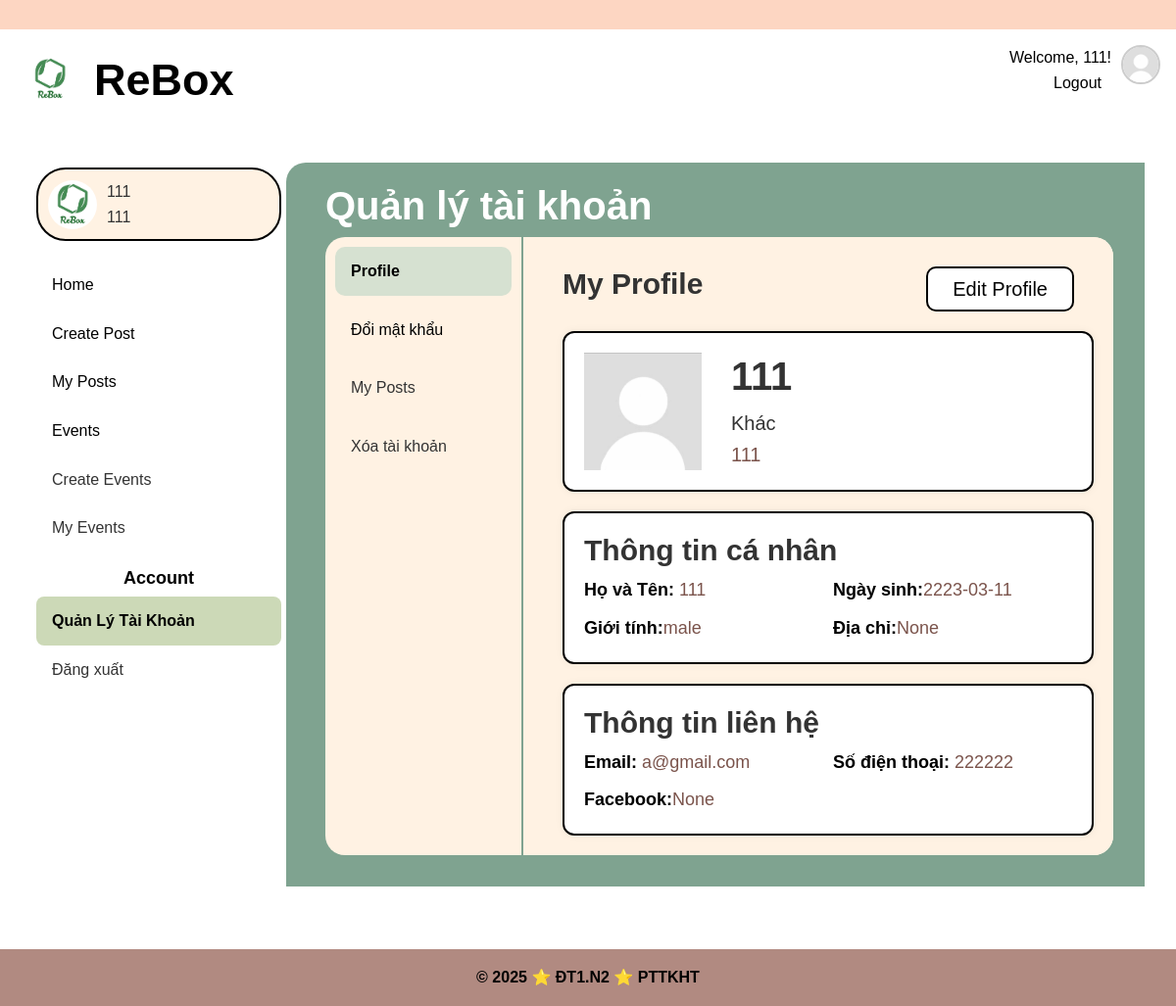
The page /account/profile (signed in) on the database as committed earlier.
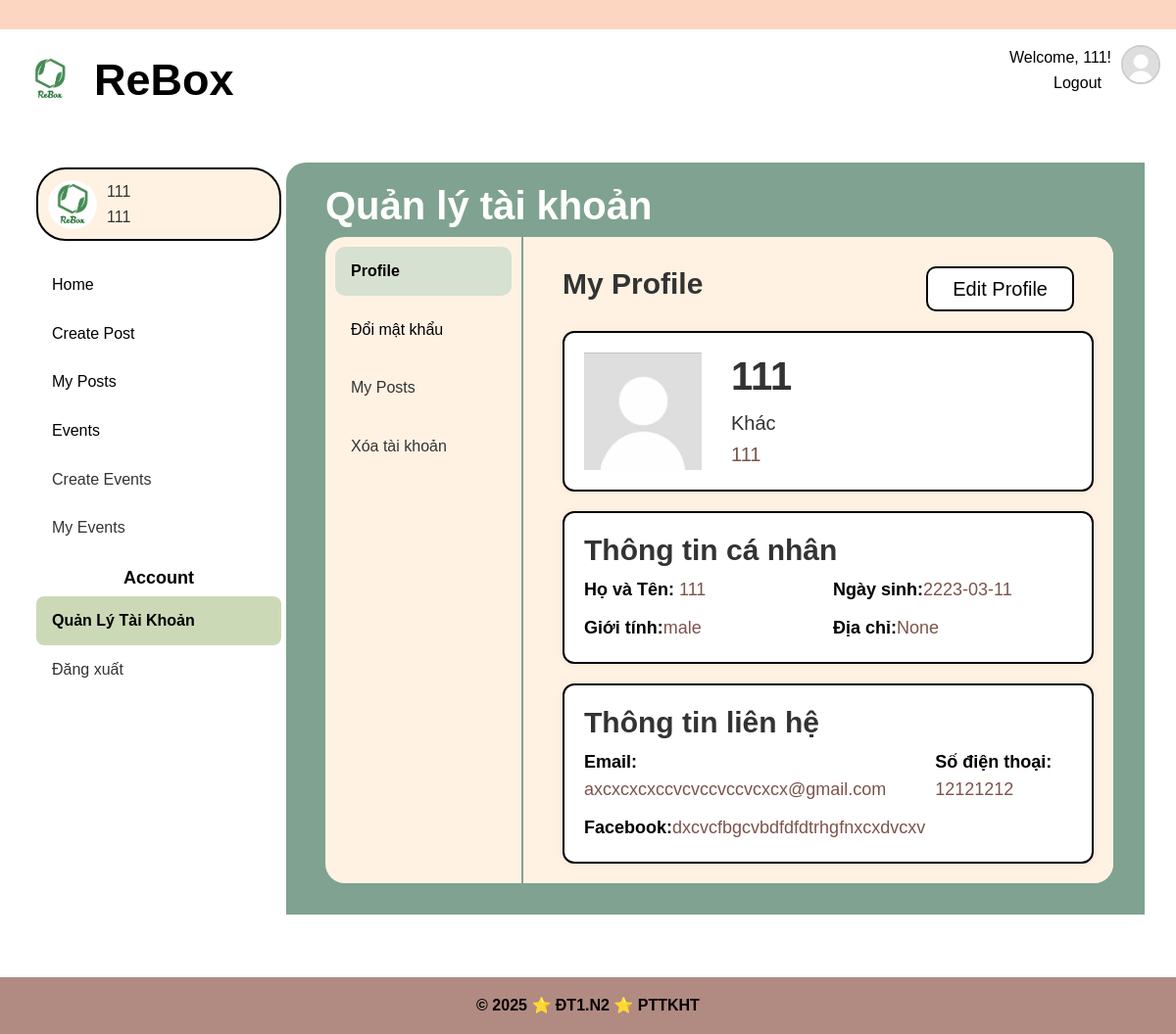
The same page on the database as committed later.
### app/models/user.py (models this page shows, shortened)
class User(UserMixin, csdl.Model):
    id = csdl.Column(csdl.Integer, primary_key=True)
    username = csdl.Column(csdl.String(50), unique=True, nullable=False)
    password  = csdl.Column(csdl.String(128), nullable=False)
    avatar = csdl.Column(csdl.Text, nullable = True)
    fullname = csdl.Column(csdl.String(120), nullable=False)
    date_of_birth = csdl.Column(csdl.Date, nullable = True)
    gender = csdl.Column(csdl.String(10), nullable = True)
    address = csdl.Column(csdl.Text, nullable = True)
    email = csdl.Column(csdl.String(120), unique=True, nullable=False)
    phone = csdl.Column(csdl.String(20), nullable=True) #co the null
    facebook = csdl.Column(csdl.Text, nullable =True)
    roles = csdl.relationship('Role', secondary='user_role', backref=csdl.backref('users', lazy='dynamic'))
    created_date = csdl.Column(csdl.DateTime, default=datetime.utcnow)  # Thêm dòng này
    def get_username(self):
        return self.username
    def has_role(self, role_name):
        for role in self.roles:
            if role.name == role_name:
                return True
        return False

### app/accountManagement/routes.py (the view)
@accManagement_blueprint.route('/account/profile')
@login_required
def view_profile():
    user = csdl.session.get(User, current_user.id)
    user_type = get_user_type(user.get_username())
    return render_template('accountManagement/profile.html', user=user, user_type = user_type)

### app/accountManagement/routes.py (called while the page is built)
def get_user_type(username):
    if username.startswith('hs'):
        return 'Học sinh'
    elif username.startswith('gv'):
        return 'Giáo viên'
    elif username.startswith('admin'):
        return 'Admin'
    else:
        return 'Khác'

### app/models/user.py (called while the page is built)
@login_manager.user_loader
def load_user(user_id): #luu ttin user by id da luu trong session login
    return User.query.get(int(user_id)) #doi tuong User chua ttin (username, pass,email, ...)

### app/accountManagement/templates/accountManagement/profile.html (shortened to what this page needs)
{% extends 'base.html' %}
{% block extra_css %}
<link
  rel="stylesheet"
  href="{{ url_for('static', filename='css/accManagement.css') }}"
/>
{% endblock %}
{% block content %}
<div class="profile-container">
  <aside class="sidebar">
    <div class="user-info">
      <img
        src="{{ url_for('static', filename='image/logo.png') }}"
        alt="Avatar"
        width="50px"
        class="avatar-user-info"
      />
      <div>{{ user.fullname }}<br />{{ user.username }}</div>
    </div>
    <nav class="profile-menu">
      <ul>
        <li><a href="{{ url_for('home.homepage') }}">Home</a></li>
        <li><a href="{{ url_for('post.create_post') }}">Create Post</a></li>
        <li><a href="{{ url_for('post.my_posts') }}">My Posts</a></li>
        <li><a href="{{ url_for('event.event') }}">Events</a></li>
        {% if has_role(current_user,'admin') %}
        <li>Create Events</li>
        <li>My Events</li>
        {%endif%}
      </ul>
      <h1>Account</h1>
      <ul>
        <li class="active">Quản Lý Tài Khoản</li>
        <li>Đăng xuất</li>
      </ul>
    </nav>
  </aside>
  <main class="accManagement-main">
    <header class="accManagement-header">
      <h1>Quản lý tài khoản</h1>
    </header>
    <div class="accManagement-tab">
      <ul>
        <li class="active">Profile</li>
        <li>
          <a href="{{url_for('accountManagement.change_password')}}"
            >Đổi mật khẩu</a
          >
        </li>
        <li>My Posts</li>
        <li id="delete-account-li">Xóa tài khoản</li>
      </ul>
      <div class="profile-content">
        <div class="profile-title">
          <div><h2>My Profile</h2></div>
          <a
            href="{{url_for('accountManagement.edit_profile')}}"
            class="custom-profile-button"
            >Edit Profile</a
          >
        </div>
        <section class="profile-header">
          <img src="{{user.avatar}}" alt="Avatar" width="120px" />
          <div>
            <h2>{{user.fullname}}</h2>
            <p>{{user_type}}</p>
            <p class="user-info-text">{{user.username}}</p>
          </div>
        </section>
        <section class="profile-info">
          <h1>Thông tin cá nhân</h1>
          <div class="info-grid">
            <p class="user-info-text">
              <strong>Họ và Tên: </strong>{{user.fullname}}
            </p>
            <p class="user-info-text">
              <strong>Ngày sinh:</strong>{{user.date_of_birth}}
            </p>
            <p class="user-info-text">
              <strong>Giới tính:</strong>{{user.gender}}
            </p>
            <p class="user-info-text">
              <strong>Địa chỉ:</strong>{{user.address}}
            </p>
          </div>
        </section>
        <section class="contact-info">
          <h1>Thông tin liên hệ</h1>
          <div class="info-grid">
            <p class="user-info-text"><strong>Email: </strong>{{user.email}}</p>
            <p class="user-info-text">
              <strong>Số điện thoại: </strong>{{user.phone}}
            </p>
            <p class="user-info-text">
              <strong>Facebook:</strong>{{user.facebook}}
            </p>
          </div>
        </section>
      </div>
    </div>
  </main>
</div>
{% endblock %}

### app/templates/base.html (shortened to what this page needs)
<!DOCTYPE html>
<html lang="vi-VN">
  <head>
    <link
      rel="stylesheet"
      href="https://cdn.jsdelivr.net/npm/bootstrap@4.0.0/dist/css/bootstrap.min.css"
    />
    <link
      rel="stylesheet"
      href="{{ url_for('static', filename='css/base.css') }}"
    />
    {% block extra_css %}{% endblock %}
  </head>
  <body>
    <header>
      <div class="top-bar"></div>
      <div class="header-logo">
        <div class="logo-image">
          <a href="{{ url_for('home.homepage') }}">
            <img
              src="{{ url_for('static', filename='image/logo.png') }}"
              alt="logo"
              style="width: 50px"
            />
          </a>
        </div>
        <div class="name-web">
          <p>ReBox</p>
        </div>
        <div class="select-login">
          <nav class="nav-select-login">
            {% if current_user.is_authenticated %}
            <p>Welcome, {{ current_user.username }}!</p>
            <a href="{{ url_for('auth.logout') }}">Logout</a>
            {% else %}
            <a href="{{ url_for('auth.login') }}">Login</a> |
            <a href="{{ url_for('auth.register') }}">Register</a> |
            <a href="{{ url_for('auth.adminLogin') }}">Admin</a>
            {% endif %}
          </nav>
        </div>
        <div class="dropdown">
          <a  id="avatarDropdown" data-bs-toggle="dropdown" aria-expanded="false">
            <img src="{{ user.avatar or url_for('static', filename='image/avatar.png') }}" alt="avatar" class="rounded-circle" width="40" height="40" style="object-fit: cover; border: 2px solid #ccc; margin-left: 10px; cursor: pointer;">
          </a>
        </div>
      </div>
    </header>
    <main>{% block content %} {% endblock %}</main>
    <footer>
      <div class="footer-content">
        <p>&copy; 2025 ⭐ ĐT1.N2 ⭐ PTTKHT</p>
      </div>
    </footer>
  </body>
</html>

Rows that differ between the two databases and show on the page:
changed User "male": email "a@gmail.com" → "axcxcxcxccvcvccvccvcxcx@gmail.com"; phone "222222" → "12121212"; facebook "None" → "dxcvcfbgcvbdfdfdtrhgfnxcxdvcxv"
